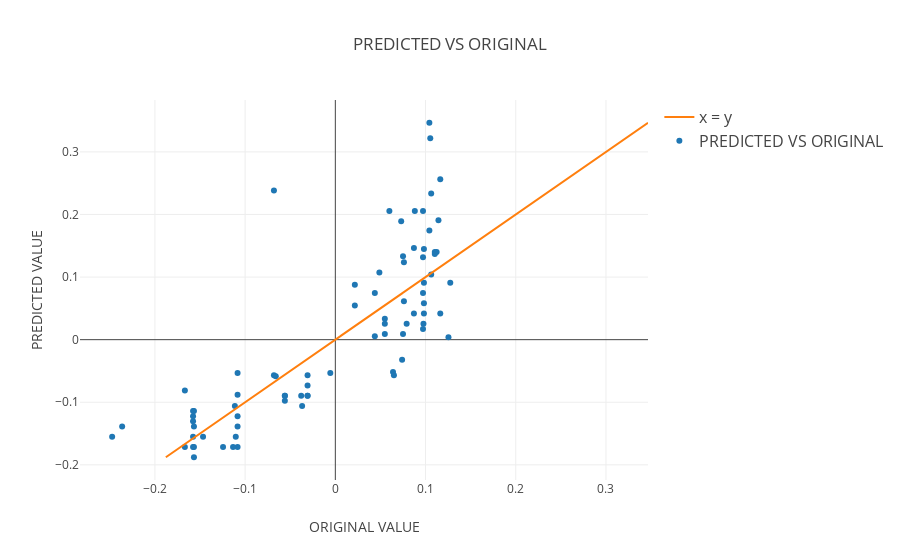

Source (notebook cell):
### Markdown cell above
## SCATTER PLOT FOR OLS ##

### Code cell
trace1 = go.Scatter(
    x = predict_ols,
    y = Y_test,
    mode = 'markers',
    name = 'PREDICTED VS ORIGINAL',
    line = dict(shape = 'linear')
)
trace2 = go.Scatter(
    x = Y_test,
    y = Y_test,
    mode ='lines',
    name = 'x = y',
    line = dict(shape = 'linear')
)
data = [trace1, trace2]
layout = dict(
    title = 'PREDICTED VS ORIGINAL',
    yaxis = dict(
        title = 'PREDICTED VALUE'
    ),
    xaxis = dict(
        title = 'ORIGINAL VALUE'
    ),
    legend = dict(
        traceorder = 'reversed',
        font = dict(size = 16)
    )
)
fig = dict(data = data, layout = layout)
plot.iplot(fig, filename = 'SCATTER PLOT FOR OLS')
